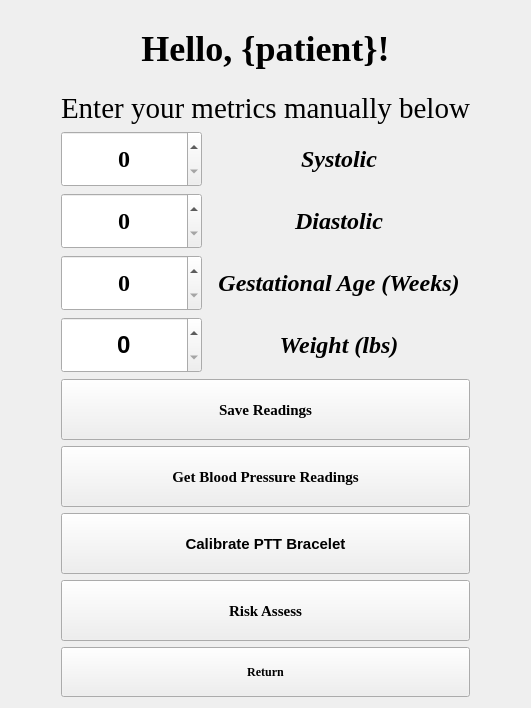
      <widget class="QWidget" name="patient_home_page">
       <layout class="QGridLayout" name="gridLayout_11">
        <item row="0" column="0">
         <layout class="QVBoxLayout" name="verticalLayout_7">
          <property name="leftMargin">
           <number>50</number>
          </property>
          <property name="topMargin">
           <number>0</number>
          </property>
          <property name="rightMargin">
           <number>50</number>
          </property>
          <property name="bottomMargin">
           <number>0</number>
          </property>
          <item>
           <spacer name="verticalSpacer_20">
            <property name="orientation">
             <enum>Qt::Orientation::Vertical</enum>
            </property>
            <property name="sizeType">
             <enum>QSizePolicy::Policy::Minimum</enum>
            </property>
            <property name="sizeHint" stdset="0">
             <size>
              <width>20</width>
              <height>0</height>
             </size>
            </property>
           </spacer>
          </item>
          <item>
           <widget class="QLabel" name="patientHomeScreenNameLabel">
            <property name="sizePolicy">
             <sizepolicy hsizetype="Preferred" vsizetype="Fixed">
              <horstretch>0</horstretch>
              <verstretch>0</verstretch>
             </sizepolicy>
            </property>
            <property name="font">
             <font>
              <family>Times New Roman</family>
              <pointsize>-1</pointsize>
              <bold>true</bold>
             </font>
            </property>
            <property name="styleSheet">
             <string notr="true">QLabel {
    font-size: 36px;
    font-weight: bold;
    padding: 8px;
}</string>
            </property>
            <property name="text">
             <string>Hello, {patient}!</string>
            </property>
            <property name="alignment">
             <set>Qt::AlignmentFlag::AlignHCenter|Qt::AlignmentFlag::AlignTop</set>
            </property>
           </widget>
          </item>
          <item>
           <spacer name="verticalSpacer_33">
            <property name="orientation">
             <enum>Qt::Orientation::Vertical</enum>
            </property>
            <property name="sizeType">
             <enum>QSizePolicy::Policy::Minimum</enum>
            </property>
            <property name="sizeHint" stdset="0">
             <size>
              <width>20</width>
              <height>0</height>
             </size>
            </property>
           </spacer>
          </item>
          <item>
           <widget class="QLabel" name="patientBPRecentReadingLabel">
            <property name="enabled">
             <bool>true</bool>
            </property>
            <property name="sizePolicy">
             <sizepolicy hsizetype="Preferred" vsizetype="Fixed">
              <horstretch>0</horstretch>
              <verstretch>0</verstretch>
             </sizepolicy>
            </property>
            <property name="minimumSize">
             <size>
              <width>0</width>
              <height>10</height>
             </size>
            </property>
            <property name="font">
             <font>
              <family>Times New Roman</family>
              <pointsize>22</pointsize>
              <bold>false</bold>
             </font>
            </property>
            <property name="text">
             <string>Enter your metrics manually below</string>
            </property>
            <property name="alignment">
             <set>Qt::AlignmentFlag::AlignCenter</set>
            </property>
           </widget>
          </item>
          <item>
           <spacer name="verticalSpacer_21">
            <property name="orientation">
             <enum>Qt::Orientation::Vertical</enum>
            </property>
            <property name="sizeType">
             <enum>QSizePolicy::Policy::Fixed</enum>
            </property>
            <property name="sizeHint" stdset="0">
             <size>
              <width>20</width>
              <height>0</height>
             </size>
            </property>
           </spacer>
          </item>
          <item>
           <spacer name="verticalSpacer_11">
            <property name="orientation">
             <enum>Qt::Orientation::Vertical</enum>
            </property>
            <property name="sizeType">
             <enum>QSizePolicy::Policy::Minimum</enum>
            </property>
            <property name="sizeHint" stdset="0">
             <size>
              <width>20</width>
              <height>0</height>
             </size>
            </property>
           </spacer>
          </item>
          <item>
           <layout class="QGridLayout" name="gridLayout_10">
            <property name="sizeConstraint">
             <enum>QLayout::SizeConstraint::SetDefaultConstraint</enum>
            </property>
            <item row="4" column="1">
             <widget class="QLabel" name="diastolicLabel">
              <property name="font">
               <font>
                <family>Times New Roman</family>
                <pointsize>-1</pointsize>
                <italic>true</italic>
                <bold>true</bold>
                <underline>false</underline>
               </font>
              </property>
              <property name="styleSheet">
               <string notr="true">QLabel {
    font-size: 24px;
    font-weight: bold;
    padding: 10px;
}</string>
              </property>
              <property name="text">
               <string>Diastolic</string>
              </property>
              <property name="alignment">
               <set>Qt::AlignmentFlag::AlignCenter</set>
              </property>
             </widget>
            </item>
            <item row="5" column="0">
             <widget class="QSpinBox" name="heartRateSpinBox">
              <property name="minimumSize">
               <size>
                <width>100</width>
                <height>50</height>
               </size>
              </property>
              <property name="font">
               <font>
                <family>Times New Roman</family>
                <pointsize>-1</pointsize>
                <bold>true</bold>
               </font>
              </property>
              <property name="styleSheet">
               <string notr="true">QSpinBox {
    font-size: 24px;
    font-weight: bold;
    padding: 10px;
}</string>
              </property>
              <property name="wrapping">
               <bool>false</bool>
              </property>
              <property name="alignment">
               <set>Qt::AlignmentFlag::AlignCenter</set>
              </property>
              <property name="buttonSymbols">
               <enum>QAbstractSpinBox::ButtonSymbols::UpDownArrows</enum>
              </property>
              <property name="minimum">
               <number>0</number>
              </property>
              <property name="maximum">
               <number>300</number>
              </property>
              <property name="singleStep">
               <number>0</number>
              </property>
             </widget>
            </item>
            <item row="2" column="1">
             <widget class="QLabel" name="systolicLabel">
              <property name="font">
               <font>
                <family>Times New Roman</family>
                <pointsize>-1</pointsize>
                <italic>true</italic>
                <bold>true</bold>
                <underline>false</underline>
               </font>
              </property>
              <property name="styleSheet">
               <string notr="true">QLabel {
    font-size: 24px;
    font-weight: bold;
    padding: 10px;
}</string>
              </property>
              <property name="text">
               <string>Systolic</string>
              </property>
              <property name="alignment">
               <set>Qt::AlignmentFlag::AlignCenter</set>
              </property>
             </widget>
            </item>
            <item row="0" column="0">
             <layout class="QGridLayout" name="gridLayout_4"/>
            </item>
            <item row="6" column="1">
             <widget class="QLabel" name="label_2">
              <property name="font">
               <font>
                <family>Times New Roman</family>
                <pointsize>-1</pointsize>
                <italic>true</italic>
                <bold>true</bold>
               </font>
              </property>
              <property name="styleSheet">
               <string notr="true">QLabel {
    font-size: 24px;
    font-weight: bold;
    padding: 10px;
}</string>
              </property>
              <property name="text">
               <string>Weight (lbs)</string>
              </property>
              <property name="alignment">
               <set>Qt::AlignmentFlag::AlignCenter</set>
              </property>
             </widget>
            </item>
            <item row="5" column="1">
             <widget class="QLabel" name="gesAgeLong">
              <property name="font">
               <font>
                <family>Times New Roman</family>
                <pointsize>-1</pointsize>
                <italic>true</italic>
                <bold>true</bold>
                <underline>false</underline>
               </font>
              </property>
              <property name="styleSheet">
               <string notr="true">QLabel {
    font-size: 24px;
    font-weight: bold;
    padding: 10px;
}</string>
              </property>
              <property name="text">
               <string>Gestational Age (Weeks)</string>
              </property>
              <property name="alignment">
               <set>Qt::AlignmentFlag::AlignCenter</set>
              </property>
             </widget>
            </item>
            <item row="7" column="1">
             <layout class="QVBoxLayout" name="verticalLayout_9"/>
            </item>
            <item row="6" column="0">
             <widget class="QSpinBox" name="inputWeight">
              <property name="styleSheet">
               <string notr="true">QSpinBox {
    font-size: 24px;
    font-weight: bold;
    padding: 10px;
}</string>
              </property>
              <property name="alignment">
               <set>Qt::AlignmentFlag::AlignCenter</set>
              </property>
              <property name="maximum">
               <number>999</number>
              </property>
             </widget>
            </item>
            <item row="2" column="0">
             <widget class="QSpinBox" name="systolicSpinBox">
              <property name="minimumSize">
               <size>
                <width>100</width>
                <height>50</height>
               </size>
              </property>
              <property name="font">
               <font>
                <family>Times New Roman</family>
                <pointsize>-1</pointsize>
                <bold>true</bold>
               </font>
              </property>
              <property name="styleSheet">
               <string notr="true">QSpinBox {
    font-size: 24px;
    font-weight: bold;
    padding: 10px;
}</string>
              </property>
              <property name="alignment">
               <set>Qt::AlignmentFlag::AlignCenter</set>
              </property>
              <property name="maximum">
               <number>300</number>
              </property>
             </widget>
            </item>
            <item row="4" column="0">
             <widget class="QSpinBox" name="diastolicSpinBox">
              <property name="minimumSize">
               <size>
                <width>100</width>
                <height>50</height>
               </size>
              </property>
              <property name="font">
               <font>
                <family>Times New Roman</family>
                <pointsize>-1</pointsize>
                <bold>true</bold>
               </font>
              </property>
              <property name="styleSheet">
               <string notr="true">QSpinBox {
    font-size: 24px;
    font-weight: bold;
    padding: 10px;
}</string>
              </property>
              <property name="alignment">
               <set>Qt::AlignmentFlag::AlignCenter</set>
              </property>
              <property name="maximum">
               <number>200</number>
              </property>
             </widget>
            </item>
           </layout>
          </item>
          <item>
           <spacer name="verticalSpacer_12">
            <property name="orientation">
             <enum>Qt::Orientation::Vertical</enum>
            </property>
            <property name="sizeType">
             <enum>QSizePolicy::Policy::Minimum</enum>
            </property>
            <property name="sizeHint" stdset="0">
             <size>
              <width>20</width>
              <height>0</height>
             </size>
            </property>
           </spacer>
          </item>
          <item>
           <layout class="QGridLayout" name="gridLayout_3">
            <item row="1" column="0">
             <spacer name="verticalSpacer_13">
              <property name="orientation">
               <enum>Qt::Orientation::Vertical</enum>
              </property>
              <property name="sizeType">
               <enum>QSizePolicy::Policy::Minimum</enum>
              </property>
              <property name="sizeHint" stdset="0">
               <size>
                <width>20</width>
                <height>0</height>
               </size>
              </property>
             </spacer>
            </item>
            <item row="6" column="0">
             <spacer name="verticalSpacer_15">
              <property name="orientation">
               <enum>Qt::Orientation::Vertical</enum>
              </property>
              <property name="sizeType">
               <enum>QSizePolicy::Policy::Minimum</enum>
              </property>
              <property name="sizeHint" stdset="0">
               <size>
                <width>20</width>
                <height>0</height>
               </size>
              </property>
             </spacer>
            </item>
            <item row="5" column="0">
             <widget class="QPushButton" name="calibrateBraceletButton">
              <property name="minimumSize">
               <size>
                <width>0</width>
                <height>55</height>
               </size>
              </property>
              <property name="styleSheet">
               <string notr="true">QPushButton {
    font-size: 15px;
    font-weight: bold;
    padding-top: 2px;
    padding-bottom: 2px;
    min-height: 55px;
}</string>
              </property>
              <property name="text">
               <string>Calibrate PTT Bracelet</string>
              </property>
             </widget>
            </item>
            <item row="9" column="0">
             <widget class="QPushButton" name="backFromPatientHomeButton">
              <property name="minimumSize">
               <size>
                <width>0</width>
                <height>50</height>
               </size>
              </property>
              <property name="font">
               <font>
                <family>Times New Roman</family>
                <pointsize>-1</pointsize>
                <bold>true</bold>
               </font>
              </property>
              <property name="styleSheet">
               <string notr="true">QPushButton {
    font-size: 12px;
    font-weight: bold;
    padding: 5px;
}</string>
              </property>
              <property name="text">
               <string>Return</string>
              </property>
             </widget>
            </item>
            <item row="7" column="0">
             <widget class="QPushButton" name="startModelFromPatientButton">
              <property name="minimumSize">
               <size>
                <width>0</width>
                <height>55</height>
               </size>
              </property>
              <property name="font">
               <font>
                <family>Times New Roman</family>
                <pointsize>-1</pointsize>
                <bold>true</bold>
               </font>
              </property>
              <property name="styleSheet">
               <string notr="true">QPushButton {
    font-size: 15px;
    font-weight: bold;
    padding-top: 2px;
    padding-bottom: 2px;
    min-height: 55px;
}</string>
              </property>
              <property name="text">
               <string>Risk Assess</string>
              </property>
             </widget>
            </item>
            <item row="0" column="0">
             <widget class="QPushButton" name="savePatientBPReadingButton">
              <property name="minimumSize">
               <size>
                <width>0</width>
                <height>55</height>
               </size>
              </property>
              <property name="font">
               <font>
                <family>Times New Roman</family>
                <pointsize>-1</pointsize>
                <bold>true</bold>
               </font>
              </property>
              <property name="styleSheet">
               <string notr="true">QPushButton {
    font-size: 15px;
    font-weight: bold;
    padding-top: 2px;
    padding-bottom: 2px;
    min-height: 55px;
}</string>
              </property>
              <property name="text">
               <string>Save Readings</string>
              </property>
             </widget>
            </item>
            <item row="3" column="0">
             <widget class="QPushButton" name="bpReadingsBluetoothButton">
              <property name="minimumSize">
               <size>
                <width>0</width>
                <height>55</height>
               </size>
              </property>
              <property name="font">
               <font>
                <family>Times New Roman</family>
                <pointsize>-1</pointsize>
                <bold>true</bold>
               </font>
              </property>
              <property name="styleSheet">
               <string notr="true">QPushButton {
    font-size: 15px;
    font-weight: bold;
    padding-top: 2px;
    padding-bottom: 2px;
    min-height: 55px;
}</string>
              </property>
              <property name="text">
               <string>Get Blood Pressure Readings</string>
              </property>
             </widget>
            </item>
            <item row="8" column="0">
             <spacer name="verticalSpacer_14">
              <property name="orientation">
               <enum>Qt::Orientation::Vertical</enum>
              </property>
              <property name="sizeType">
               <enum>QSizePolicy::Policy::Minimum</enum>
              </property>
              <property name="sizeHint" stdset="0">
               <size>
                <width>20</width>
                <height>0</height>
               </size>
              </property>
             </spacer>
            </item>
           </layout>
          </item>
         </layout>
        </item>
       </layout>
      </widget>
